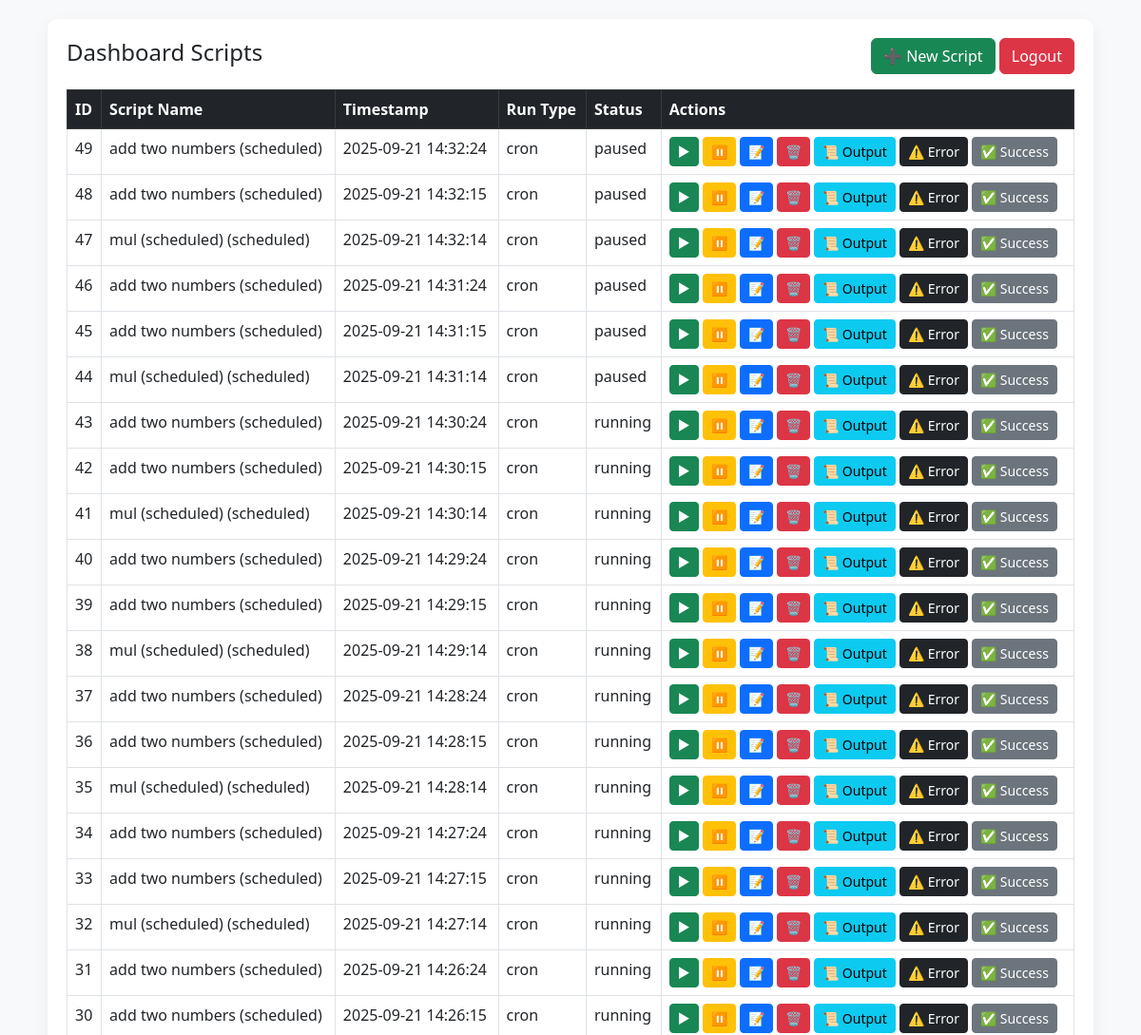
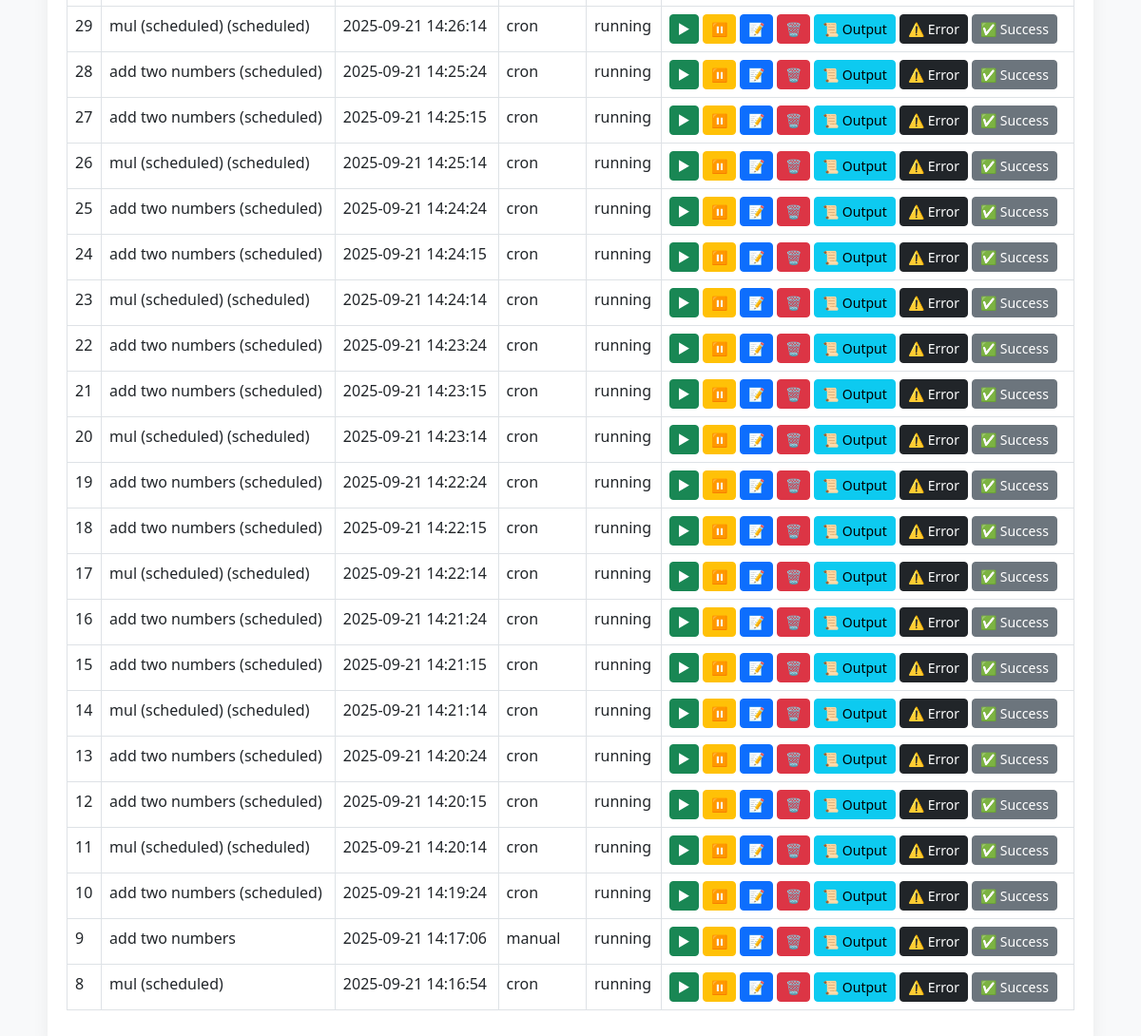
Screenshot of /history (signed in) with the database file from the repository (2 pictures, top to bottom).
### tables this page shows
CREATE TABLE scripts (
                    id INTEGER PRIMARY KEY AUTOINCREMENT,
                    name TEXT,
                    code TEXT,
                    output TEXT,
                    error TEXT,
                    timestamp DATETIME DEFAULT CURRENT_TIMESTAMP,
                    run_type TEXT,
                    user TEXT
                , status TEXT DEFAULT 'paused');

### app.py (the view)
@app.route("/history")
def history():
    if "user" not in session:
        return redirect(url_for("login"))
    scripts = query_db("SELECT id,name,timestamp,run_type,status FROM scripts WHERE user=? ORDER BY id DESC", (session["user"],))
    return render_template("history.html", scripts=scripts)

### app.py (called while the page is built)
def query_db(query, args=(), one=False):
    conn = sqlite3.connect(DB_FILE)
    c = conn.cursor()
    c.execute(query, args)
    rv = c.fetchall()
    conn.commit()
    conn.close()
    return (rv[0] if rv else None) if one else rv

### templates/history.html (shortened to what this page needs)
<!DOCTYPE html>
<html>
<head>
    <link href="https://cdn.jsdelivr.net/npm/bootstrap@5.3.0/dist/css/bootstrap.min.css" rel="stylesheet">
</head>
<body>
<div class="container container-card">
    <div class="d-flex justify-content-between align-items-center mb-3">
        <h4>Dashboard Scripts</h4>
        <div>
            <a href="{{ url_for('run_script') }}" class="btn btn-success">➕ New Script</a>
            <a href="{{ url_for('logout') }}" class="btn btn-danger">Logout</a>
        </div>
    </div>
    <table class="table table-bordered">
        <thead class="table-dark">
            <tr>
                <th>ID</th>
                <th>Script Name</th>
                <th>Timestamp</th>
                <th>Run Type</th>
                <th>Status</th>
                <th>Actions</th>
            </tr>
        </thead>
        <tbody>
        {% for script in scripts %}
            <tr>
                <td>{{ script[0] }}</td>
                <td>{{ script[1] }}</td>
                <td>{{ script[2] }}</td>
                <td>{{ script[3] }}</td>
                <td>{{ script[4] }}</td>
                <td>
                    <a href="{{ url_for('start_script', script_id=script[0]) }}" class="btn btn-success btn-sm">▶</a>
                    <a href="{{ url_for('pause_script', script_id=script[0]) }}" class="btn btn-warning btn-sm">⏸</a>
                    <a href="{{ url_for('edit_script', script_id=script[0]) }}" class="btn btn-primary btn-sm">📝</a>
                    <a href="{{ url_for('delete_script', script_id=script[0]) }}" class="btn btn-danger btn-sm">🗑</a>
                    <button class="btn btn-info btn-sm" onclick="loadLogs({{ script[0] }}, 'output')" data-bs-toggle="modal" data-bs-target="#logModal">📜 Output</button>
                    <button class="btn btn-dark btn-sm" onclick="loadLogs({{ script[0] }}, 'error')" data-bs-toggle="modal" data-bs-target="#logModal">⚠️ Error</button>
                    <button class="btn btn-secondary btn-sm" onclick="loadLogs({{ script[0] }}, 'success_log')" data-bs-toggle="modal" data-bs-target="#logModal">✅ Success</button>
                </td>
            </tr>
        {% endfor %}
        </tbody>
    </table>
</div>
</body>
</html>

### templates/history.html (style rules this page uses)
body { background:#f8f9fa }
.container-card { max-width:1100px;margin:20px auto;padding:20px;background:#fff;border-radius:10px;box-shadow:0 6px 18px rgba(0,0,0,0.06) }

### rows the page displays
scripts: id "49", name "add two numbers (scheduled)", timestamp "2025-09-21 14:32:24", run_type "cron", status "paused"
scripts: id "48", name "add two numbers (scheduled)", timestamp "2025-09-21 14:32:15", run_type "cron", status "paused"
scripts: id "47", name "mul (scheduled) (scheduled)", timestamp "2025-09-21 14:32:14", run_type "cron", status "paused"
scripts: id "46", name "add two numbers (scheduled)", timestamp "2025-09-21 14:31:24", run_type "cron", status "paused"
scripts: id "45", name "add two numbers (scheduled)", timestamp "2025-09-21 14:31:15", run_type "cron", status "paused"
scripts: id "44", name "mul (scheduled) (scheduled)", timestamp "2025-09-21 14:31:14", run_type "cron", status "paused"
scripts: id "43", name "add two numbers (scheduled)", timestamp "2025-09-21 14:30:24", run_type "cron", status "running"
scripts: id "42", name "add two numbers (scheduled)", timestamp "2025-09-21 14:30:15", run_type "cron", status "running"
scripts: id "41", name "mul (scheduled) (scheduled)", timestamp "2025-09-21 14:30:14", run_type "cron", status "running"
scripts: id "40", name "add two numbers (scheduled)", timestamp "2025-09-21 14:29:24", run_type "cron", status "running"
scripts: id "39", name "add two numbers (scheduled)", timestamp "2025-09-21 14:29:15", run_type "cron", status "running"
scripts: id "38", name "mul (scheduled) (scheduled)", timestamp "2025-09-21 14:29:14", run_type "cron", status "running"
scripts: id "37", name "add two numbers (scheduled)", timestamp "2025-09-21 14:28:24", run_type "cron", status "running"
scripts: id "36", name "add two numbers (scheduled)", timestamp "2025-09-21 14:28:15", run_type "cron", status "running"
scripts: id "35", name "mul (scheduled) (scheduled)", timestamp "2025-09-21 14:28:14", run_type "cron", status "running"
scripts: id "34", name "add two numbers (scheduled)", timestamp "2025-09-21 14:27:24", run_type "cron", status "running"
scripts: id "33", name "add two numbers (scheduled)", timestamp "2025-09-21 14:27:15", run_type "cron", status "running"
scripts: id "32", name "mul (scheduled) (scheduled)", timestamp "2025-09-21 14:27:14", run_type "cron", status "running"
scripts: id "31", name "add two numbers (scheduled)", timestamp "2025-09-21 14:26:24", run_type "cron", status "running"
scripts: id "30", name "add two numbers (scheduled)", timestamp "2025-09-21 14:26:15", run_type "cron", status "running"
scripts: id "29", name "mul (scheduled) (scheduled)", timestamp "2025-09-21 14:26:14", run_type "cron", status "running"
scripts: id "28", name "add two numbers (scheduled)", timestamp "2025-09-21 14:25:24", run_type "cron", status "running"
scripts: id "27", name "add two numbers (scheduled)", timestamp "2025-09-21 14:25:15", run_type "cron", status "running"
scripts: id "26", name "mul (scheduled) (scheduled)", timestamp "2025-09-21 14:25:14", run_type "cron", status "running"
scripts: id "25", name "add two numbers (scheduled)", timestamp "2025-09-21 14:24:24", run_type "cron", status "running"
scripts: id "24", name "add two numbers (scheduled)", timestamp "2025-09-21 14:24:15", run_type "cron", status "running"
scripts: id "23", name "mul (scheduled) (scheduled)", timestamp "2025-09-21 14:24:14", run_type "cron", status "running"
scripts: id "22", name "add two numbers (scheduled)", timestamp "2025-09-21 14:23:24", run_type "cron", status "running"
scripts: id "21", name "add two numbers (scheduled)", timestamp "2025-09-21 14:23:15", run_type "cron", status "running"
scripts: id "20", name "mul (scheduled) (scheduled)", timestamp "2025-09-21 14:23:14", run_type "cron", status "running"
scripts: id "19", name "add two numbers (scheduled)", timestamp "2025-09-21 14:22:24", run_type "cron", status "running"
scripts: id "18", name "add two numbers (scheduled)", timestamp "2025-09-21 14:22:15", run_type "cron", status "running"
scripts: id "17", name "mul (scheduled) (scheduled)", timestamp "2025-09-21 14:22:14", run_type "cron", status "running"
scripts: id "16", name "add two numbers (scheduled)", timestamp "2025-09-21 14:21:24", run_type "cron", status "running"
scripts: id "15", name "add two numbers (scheduled)", timestamp "2025-09-21 14:21:15", run_type "cron", status "running"
scripts: id "14", name "mul (scheduled) (scheduled)", timestamp "2025-09-21 14:21:14", run_type "cron", status "running"
scripts: id "13", name "add two numbers (scheduled)", timestamp "2025-09-21 14:20:24", run_type "cron", status "running"
scripts: id "12", name "add two numbers (scheduled)", timestamp "2025-09-21 14:20:15", run_type "cron", status "running"
scripts: id "11", name "mul (scheduled) (scheduled)", timestamp "2025-09-21 14:20:14", run_type "cron", status "running"
scripts: id "10", name "add two numbers (scheduled)", timestamp "2025-09-21 14:19:24", run_type "cron", status "running"
scripts: id "9", name "add two numbers", timestamp "2025-09-21 14:17:06", run_type "manual", status "running"
scripts: id "8", name "mul (scheduled)", timestamp "2025-09-21 14:16:54", run_type "cron", status "running"
